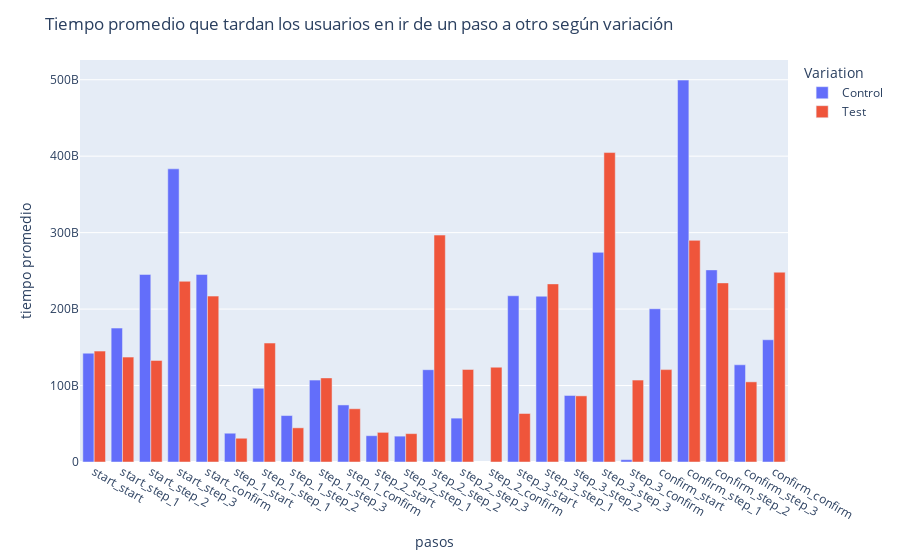

The notebook cell this image was saved under:
### Code cell
#realizamos un gráfico de barras agrupadas para comprobar de manera visual cuánto tiempo tardan los usuarios en ir de un paso a otro

import plotly.express as px

#ordenamos los pasos según el orden natural

orden = ['start_start', 'start_step_1', 'start_step_2', 'start_step_3', 'start_confirm', 'step_1_start', 'step_1_step_1', 'step_1_step_2', 'step_1_step_3', 'step_1_confirm',\
        'step_2_start', 'step_2_step_1', 'step_2_step_2', 'step_2_step_3', 'step_2_confirm', 'step_3_start', 'step_3_step_1', 'step_3_step_2', 'step_3_step_3', 'step_3_confirm',\
        'confirm_start', 'confirm_step_1', 'confirm_step_2', 'confirm_step_3', 'confirm_confirm']

#creamos el gráfico

fig = px.bar(df_transacciones_por_tiempo, x="steps", y="time_difference", color="Variation", barmode='group')

#lo ordenamos según el listado de orden creado previamente

fig.update_layout(xaxis=dict(categoryorder='array', categoryarray=orden))

#modificamos el título y etiquetas del gráfico

fig.update_layout(title="Tiempo promedio que tardan los usuarios en ir de un paso a otro según variación", xaxis_title='pasos', yaxis_title='tiempo promedio')

#mostramos el gráfico

fig.show()

### Figure 1 — Plotly figure (JSON) as saved in the notebook; plotly's stock layout.template omitted (floating-point values rounded to 4 significant figures)
{"data": [{"alignmentgroup": "True", "hovertemplate": "Variation=Control<br>steps=%{x}<br>time_difference=%{y}<extra></extra>", "legendgroup": "Control", "marker": {"color": "#636efa", "pattern": {"shape": ""}}, "name": "Control", "offsetgroup": "Control", "orientation": "v", "showlegend": true, "textposition": "auto", "type": "bar", "x": ["confirm_confirm", "confirm_start", "confirm_step_1", "confirm_step_2", "confirm_step_3", "start_confirm", "start_start", "start_step_1", "start_step_2", "start_step_3", "step_1_confirm", "step_1_start", "step_1_step_1", "step_1_step_2", "step_1_step_3", "step_2_start", "step_2_step_1", "step_2_step_2", "step_2_step_3", "step_3_confirm", "step_3_start", "step_3_step_1", "step_3_step_2", "step_3_step_3"], "xaxis": "x", "y": [159866020984, 200400000000, 499500000000, 251261904761, 127149175608, 245352697095, 142298550724, 175151004016, 245308785529, 383416119962, 74632653061, 37639736127, 96413153456, 60751079136, 107180368098, 34396825396, 33824003582, 120707985697, 57381556683, 3049504950, 217414772727, 216828571428, 87021393643, 274202666666], "yaxis": "y"}, {"alignmentgroup": "True", "hovertemplate": "Variation=Test<br>steps=%{x}<br>time_difference=%{y}<extra></extra>", "legendgroup": "Test", "marker": {"color": "#EF553B", "pattern": {"shape": ""}}, "name": "Test", "offsetgroup": "Test", "orientation": "v", "showlegend": true, "textposition": "auto", "type": "bar", "x": ["confirm_confirm", "confirm_start", "confirm_step_1", "confirm_step_2", "confirm_step_3", "start_confirm", "start_start", "start_step_1", "start_step_2", "start_step_3", "step_1_confirm", "step_1_start", "step_1_step_1", "step_1_step_2", "step_1_step_3", "step_2_confirm", "step_2_start", "step_2_step_1", "step_2_step_2", "step_2_step_3", "step_3_confirm", "step_3_start", "step_3_step_1", "step_3_step_2", "step_3_step_3"], "xaxis": "x", "y": [248259249471, 120823529411, 289875000000, 234250000000, 104833315181, 216962025316, 145043107687, 137172860712, 132867521367, 236356599552, 69666666666, 31071368622, 155559440559, 44698917886, 109982300884, 124000000000, 38766483516, 37104109090, 296798623063, 121070113935, 107181818181, 63451523545, 232952380952, 86488508597, 404708904109], "yaxis": "y"}], "layout": {"barmode": "group", "legend": {"title": {"text": "Variation"}, "tracegroupgap": 0}, "margin": {"t": 60}, "title": {"text": "Tiempo promedio que tardan los usuarios en ir de un paso a otro según variación"}, "xaxis": {"anchor": "y", "categoryarray": ["start_start", "start_step_1", "start_step_2", "start_step_3", "start_confirm", "step_1_start", "step_1_step_1", "step_1_step_2", "step_1_step_3", "step_1_confirm", "step_2_start", "step_2_step_1", "step_2_step_2", "step_2_step_3", "step_2_confirm", "step_3_start", "step_3_step_1", "step_3_step_2", "step_3_step_3", "step_3_confirm", "confirm_start", "confirm_step_1", "confirm_step_2", "confirm_step_3", "confirm_confirm"], "categoryorder": "array", "domain": [0, 1], "title": {"text": "pasos"}}, "yaxis": {"anchor": "x", "domain": [0, 1], "title": {"text": "tiempo promedio"}}}}
